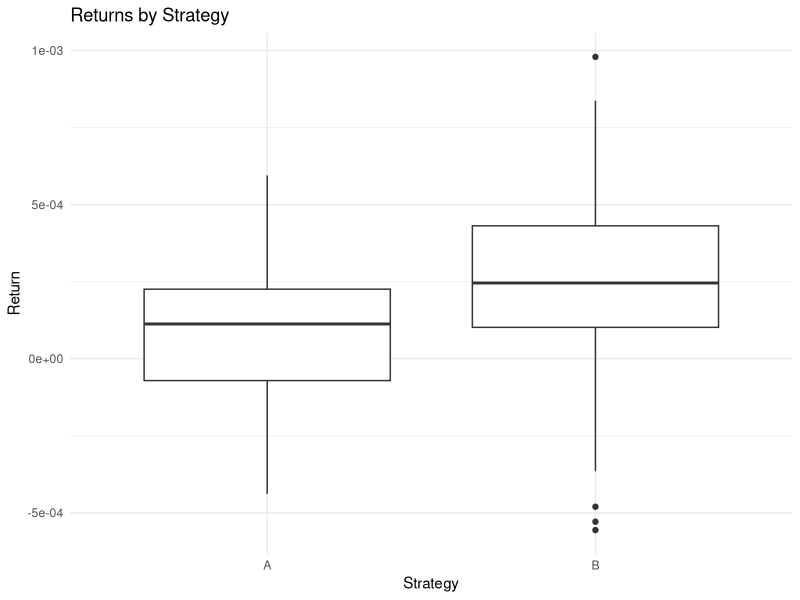

Write R code to recreate this figure.
# Load necessary libraries
library(dplyr)
library(ggplot2)

# Read the data
data <- read.csv("data_q1.csv")

# a. Create summary table
summary_table <- data %>%
  group_by(Strategy) %>%
  summarise(
    `N(Buy)` = n(),
    `Buy > 0` = sum(Return > 0),
    `Buy (average)` = mean(Return)
  )

# Save summary table
write.csv(summary_table, "q1_summary_table.csv", row.names = FALSE)

# b. Create box plot
boxplot <- ggplot(data, aes(x = Strategy, y = Return)) +
  geom_boxplot() +
  theme_minimal() +
  labs(title = "Returns by Strategy",
       x = "Strategy",
       y = "Return")

# Save box plot
ggsave("q1_boxplot.png", boxplot)

# c. Conduct ANOVA test
anova_model <- aov(Return ~ Strategy, data = data)
anova_results <- summary(anova_model)

# Calculate µ (overall average) and α_i values
overall_mean <- mean(data$Return)
alpha_values <- coef(anova_model)

# Create results dataframe
anova_params <- data.frame(
  Parameter = c("µ (overall mean)", "α₁ (Strategy A)"),
  Value = c(overall_mean, alpha_values[2])
)

# Save ANOVA results
write.csv(anova_results[[1]], "q1_anova_results.csv", row.names = TRUE)
write.csv(anova_params, "q1_anova_parameters.csv", row.names = FALSE)